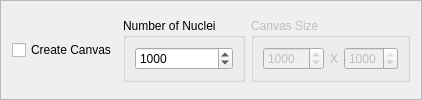
             <widget class="QFrame" name="frame_18">
              <property name="frameShape">
               <enum>QFrame::StyledPanel</enum>
              </property>
              <property name="frameShadow">
               <enum>QFrame::Raised</enum>
              </property>
              <layout class="QGridLayout" name="gridLayout_47">
               <item row="0" column="1">
                <widget class="QCheckBox" name="checkBox_canvas">
                 <property name="text">
                  <string>Create Canvas</string>
                 </property>
                </widget>
               </item>
               <item row="0" column="3">
                <widget class="QGroupBox" name="groupBox_pre">
                 <property name="enabled">
                  <bool>false</bool>
                 </property>
                 <property name="title">
                  <string>Canvas Size</string>
                 </property>
                 <layout class="QGridLayout" name="gridLayout_37">
                  <item row="0" column="0" alignment="Qt::AlignLeft">
                   <widget class="QSpinBox" name="dimX2DTex">
                    <property name="minimum">
                     <number>10</number>
                    </property>
                    <property name="maximum">
                     <number>10000</number>
                    </property>
                    <property name="value">
                     <number>1000</number>
                    </property>
                   </widget>
                  </item>
                  <item row="0" column="1" alignment="Qt::AlignHCenter">
                   <widget class="QLabel" name="label_8">
                    <property name="text">
                     <string>X</string>
                    </property>
                   </widget>
                  </item>
                  <item row="0" column="2">
                   <widget class="QSpinBox" name="dimY2DTex">
                    <property name="minimum">
                     <number>10</number>
                    </property>
                    <property name="maximum">
                     <number>1000</number>
                    </property>
                    <property name="value">
                     <number>1000</number>
                    </property>
                   </widget>
                  </item>
                 </layout>
                </widget>
               </item>
               <item row="0" column="2">
                <widget class="QGroupBox" name="groupBox_post">
                 <property name="enabled">
                  <bool>true</bool>
                 </property>
                 <property name="title">
                  <string>Number of Nuclei</string>
                 </property>
                 <layout class="QGridLayout" name="gridLayout_39">
                  <item row="0" column="0">
                   <widget class="QSpinBox" name="spinBox_pTex">
                    <property name="enabled">
                     <bool>true</bool>
                    </property>
                    <property name="maximum">
                     <number>1000000000</number>
                    </property>
                    <property name="value">
                     <number>1000</number>
                    </property>
                   </widget>
                  </item>
                 </layout>
                </widget>
               </item>
              </layout>
             </widget>
